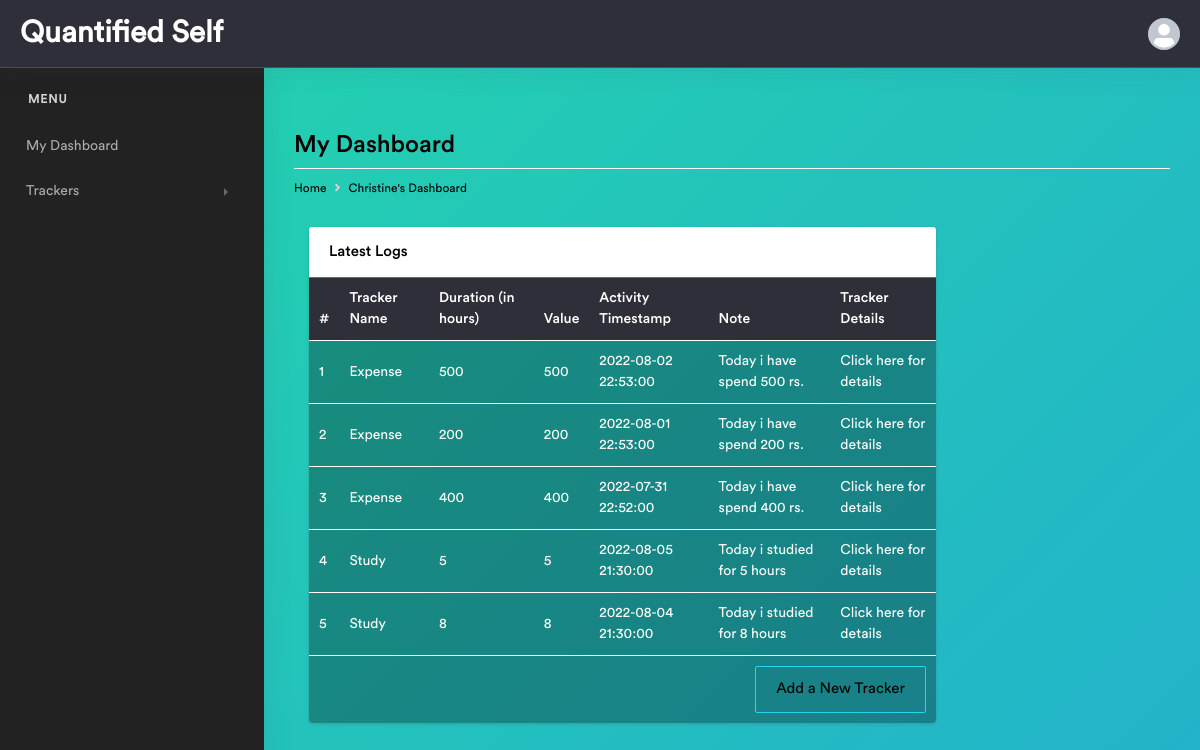
Page /index/1 on the committed database.
### models.py (models this page shows)
class User(db.Model):
    __tablename__ = 'User_Credentials'
    user_id = db.Column(db.Integer, autoincrement=True, primary_key=True, nullable=False, unique=True)
    username = db.Column(db.String, unique=True, nullable=False)
    password = db.Column(db.String,  nullable=False)
    fname = db.Column(db.String,  nullable=False)

class Tracker(db.Model):
    __tablename__ = 'Tracker'
    t_id = db.Column(db.Integer, autoincrement=True, primary_key=True, nullable=False, unique=True)
    u_id = db.Column(db.Integer, db.ForeignKey("User_Credentials.user_id"), nullable=False)
    t_name = db.Column(db.String,  nullable=False)
    desc = db.Column(db.String,  nullable=False)
    t_type = db.Column(db.String,  nullable=False)

class Linker(db.Model):
    __tablename__ = 'Linker'
    l_id = db.Column(db.Integer, autoincrement=True, primary_key=True, nullable=False, unique=True)
    tl_id = db.Column(db.Integer, db.ForeignKey("Tracker.t_id"), nullable=False)
    t_value = db.Column(db.Integer,  nullable=False)
    comm = db.Column(db.String,  nullable=True)
    timest = db.Column(db.DateTime,  nullable=False)
    timedr = db.Column(db.String, nullable=False)

### controllers.py (the view)
@app.route("/index/<int:uid>", methods=["GET", "POST"])
def index(uid):
    if request.method=="GET":
        trackers = Tracker.query.filter(Tracker.u_id == uid)
        tlist = []
        tnlist = []
        for tracker in trackers:
            tlist.append(tracker.t_id)
            tnlist.append((tracker.t_id,tracker.t_name))
        llist = []
        linkers = Linker.query.filter(Linker.tl_id.in_(tlist)).order_by(Linker.l_id.desc()).limit(5).all()
        for linker in linkers:
            for t in tnlist:
                if linker.tl_id == t[0]:
                    llist.append((t[1], linker.timedr, linker.t_value, linker.timest, linker.comm, t[0]))
        cuser = User.query.filter(User.user_id == uid).one()
        uname = cuser.fname
        return render_template("index.html", trackers=trackers, uid=uid, uname=uname, llist = llist)

### templates/index.html (shortened to what this page needs)
<!doctype html>
<html lang="en">
<head>
    <link rel="stylesheet" href="/static/assets/vendor/bootstrap/css/bootstrap.min.css">
    <link href="/static/assets/vendor/fonts/circular-std/style.css" rel="stylesheet">
    <link rel="stylesheet" href="/static/assets/libs/css/style.css">
    <link rel="stylesheet" href="/static/assets/vendor/fonts/fontawesome/css/fontawesome-all.css">
    <link rel="stylesheet" href="/static/assets/vendor/charts/chartist-bundle/chartist.css">
    <link rel="stylesheet" href="/static/assets/vendor/charts/morris-bundle/morris.css">
    <link rel="stylesheet" href="/static/assets/vendor/fonts/material-design-iconic-font/css/materialdesignicons.min.css">
    <link rel="stylesheet" href="/static/assets/vendor/charts/c3charts/c3.css">
    <link rel="stylesheet" href="/static/assets/vendor/fonts/flag-icon-css/flag-icon.min.css">
</head>
<body>
    <div style="position:relative;"  class="dashboard-main-wrapper">
        <div class="dashboard-header">
            <nav class="navbar navbar-expand-lg bg-dark fixed-top">
                <a style = "color:white" class="navbar-brand" href="#">Quantified Self</a>
                <div class="collapse navbar-collapse " id="navbarSupportedContent">
                    <ul class="navbar-nav ml-auto navbar-right-top">
                        <li class="nav-item dropdown nav-user">
                            <a class="nav-link nav-user-img" href="#" id="navbarDropdownMenuLink2" data-toggle="dropdown" aria-haspopup="true" aria-expanded="false"><img src="/static/assets/images/user.png" alt="" class="user-avatar-md rounded-circle"></a>
                        </li>
                    </ul>
                </div>
            </nav>
        </div>
        <div class="nav-left-sidebar sidebar-dark">
            <div class="menu-list">
                <nav class="navbar navbar-expand-lg navbar-dark">
                    <div class="collapse navbar-collapse" id="navbarNav">
                        <ul class="navbar-nav flex-column">
                            <li class="nav-divider">
                                Menu
                            </li>
                                    <ul class="nav flex-column">
                                        <li class="nav-item">
                                            <a class="nav-link" href="{{ url_for('index', uid=uid)}}">My Dashboard</a>
                                        </li>
                                        <li class="nav-item">
                                            <a class="nav-link" href="#" data-toggle="collapse" aria-expanded="false" data-target="#submenu-1-2" aria-controls="submenu-1-2">Trackers</a>
                                        </li>
                                    </ul>
                                </div>
                    </div>
            </div>
        </div>
        <div class="dashboard-wrapper">
            <div class="dashboard-ecommerce">
                <div style = "margin: -700px 0px 0px 0px;" class="container-fluid dashboard-content ">
                    <div class="row">
                        <div class="col-xl-12 col-lg-12 col-md-12 col-sm-12 col-12">
                            <div class="page-header">
                                <h2 class="pageheader-title" style = "color:black;">My Dashboard </h2>
                                <div class="page-breadcrumb">
                                    <nav aria-label="breadcrumb">
                                        <ol class="breadcrumb">
                                            <li class="breadcrumb-item"><a href="#" class="breadcrumb-link" style = "color:black;">Home</a></li>
                                            <li class="breadcrumb-item active" aria-current="page" style = "color:black;">{{ uname }}'s Dashboard</li>
                                        </ol>
                                    </nav>
                                </div>
                            </div>
                        </div>
                    </div>
                            <div class="col-xl-9 col-lg-12 col-md-6 col-sm-12 col-12">
                                <div style = "background-color: rgba(0, 0, 0, 0.3);" class="card">
                                    <h5 style = "background-color: white; color:black;" class="card-header">Latest Logs</h5>
                                    <div class="card-body p-0">
                                        <div class="table-responsive">
                                            <table class="table">
                                                <thead class="bg-dark">
                                                    <tr class="border-0">
                                                        <th style = "color:white;" class="border-0">#</th>
                                                        <th style = "color:white;" class="border-0">Tracker Name</th>
                                                        <th style = "color:white;" class="border-0">Duration (in hours)</th>
                                                        <th style = "color:white;" class="border-0">Value</th>
                                                        <th style = "color:white;" class="border-0">Activity Timestamp</th>
                                                        <th style = "color:white;" class="border-0">Note</th>
                                                        <th style = "color:white;" class="border-0">Tracker Details</th>
                                                    </tr>
                                                </thead>
                                                <tbody>
                                                    {% for linker in llist %}
                                                    <tr>
                                                        <td style = "color:white;">{{ loop.index }}</td>
                                                        <td style = "color:white;">{{ linker[0] }}</td>
                                                        <td style = "color:white;">{{ linker[1] }}</td>
                                                        <td style = "color:white;">{{ linker[2] }}</td>
                                                        <td style = "color:white;">{{ linker[3] }}</td>
                                                        <td style = "color:white;">{{ linker[4] }}</td>
                                                        <td><a style = "color:white;" href="/tracker/{{ uid }}/{{ linker[5] }}">Click here for details</a> </td>
                                                    </tr>
                                                    {% endfor %}
                                                    <tr>
                                                        <td colspan="9"><a href="{{ url_for('add_tracker', uid=uid) }}" class="btn btn-outline-info btn-lg float-right" style = "color:black;">Add a New Tracker</a></td>
                                                    </tr>
                                                </tbody>
                                            </table>
                                        </div>
                                    </div>
                                </div>
                            </div>
        </div>
    </div>
</body>
</html>

### templates/index.html (style rules this page uses)
body { background: linear-gradient(-45deg, #ee7752, #e73c7e, #23a6d5, #23d5ab); background-size: 400% 400%; animation: gradient 15s ease infinite; height: 100vh; }

### rows in the picture
User: fname "Christine"
Tracker: t_name "Expense" "Expense" "Expense"
Linker: timedr "500", t_value "500", timest "2022-08-02 22:53:00", comm "Today i have spend 500 rs."
Linker: timedr "200", timest "2022-08-01 22:53:00", comm "Today i have spend 200 rs."
Linker: timedr "400", t_value "400", timest "2022-07-31 22:52:00", comm "Today i have spend 400 rs."
Tracker: t_name "Study" "Study"
Linker: timest "2022-08-05 21:30:00", comm "Today i studied for 5 hours"
Linker: timest "2022-08-04 21:30:00", comm "Today i studied for 8 hours"

### other values in the picture
{{ linker[2] }} "200" "5" "8"
{{ linker[1] }} "5" "8"
